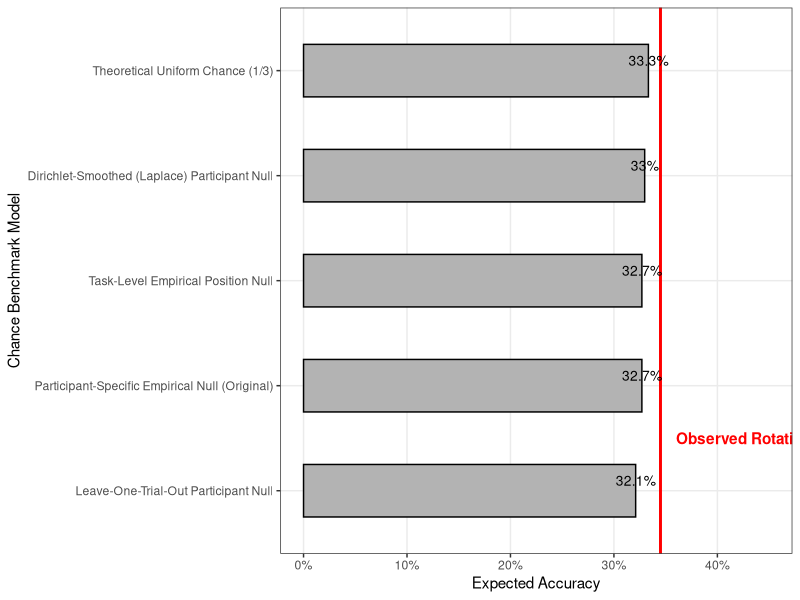
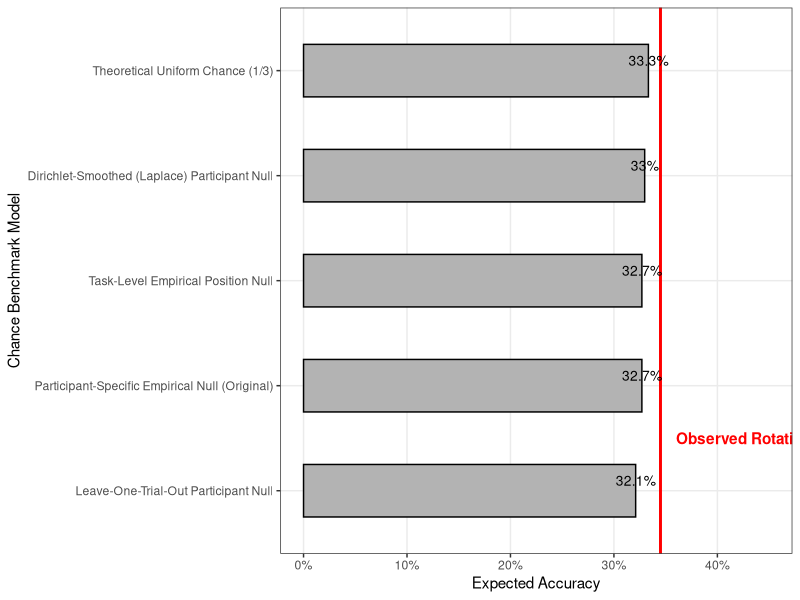

Source code (R) for these figures, in order:
options(stringsAsFactors = FALSE, warn = 1)
suppressPackageStartupMessages({
  library(readr)
  library(dplyr)
  library(ggplot2)
})

theme_set(theme_bw(base_size = 11) + theme(
  panel.grid.minor = element_blank(),
  strip.background = element_rect(fill = "gray92", color = NA),
  strip.text = element_text(face = "bold", size = 10),
  legend.position = "bottom"
))

cat("Generating Figure S1...
")
df <- read_csv("data/figureS1_rotation_benchmarks.csv", show_col_types = FALSE)

# Explicitly use 34.5% as instructed
observed_val <- 0.345

p_s1 <- ggplot(df, aes(x = reorder(benchmark_name, expected_accuracy), y = expected_accuracy)) +
  geom_hline(yintercept = observed_val, color = "red", linetype = "solid", linewidth = 1) +
  geom_col(width = 0.5, fill = "gray70", color = "black") +
  geom_text(aes(label = paste0(round(expected_accuracy * 100, 1), "%")), vjust = -0.5, size = 3.5) +
  annotate("text", x = 1.5, y = observed_val + 0.015,
           label = paste0("Observed Rotation Accuracy: ", round(observed_val * 100, 2), "%"),
           color = "red", fontface = "bold", hjust = 0) +
  scale_y_continuous(labels = scales::percent_format(accuracy = 1), limits = c(0, 0.45)) +
  coord_flip() +
  labs(
    x = "Chance Benchmark Model",
    y = "Expected Accuracy"
  )

ggsave("figures/Figure_S1.pdf", p_s1, width = 8, height = 4.5)
ggsave("figures/Figure_S1.png", p_s1, width = 8, height = 4.5, dpi = 300)
